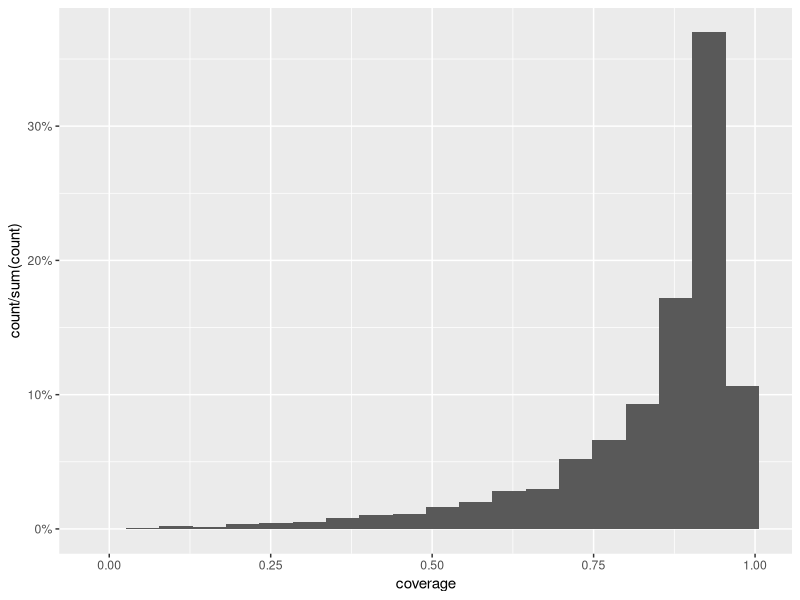

Write R code to recreate this figure.
### Confidence interval and the next estimate -----

### Suppose I calculate an estimate and a 95% confidence interval
###
### What is the probability that my next estimate (from a new sample)
### would be inside the original confidence interval?
###
### The answer is smaller than 95%


library(tidyverse)


### simulate the first sample --

sim_one_est_CI <- function(seed){
  
  set.seed(seed)
  
  one_sample <- rnorm(100, 20, 20)
  
  one_ci <- t.test(one_sample, alternative="two.sided", conf.level=0.95) 
  
  out <- data.frame(estimate=one_ci$estimate[1], lower=one_ci$conf.int[1],
                    upper=one_ci$conf.int[2])
  
  rownames(out) <- NULL
  
  return(out)
}

sim_one_est_CI(1)

# estimate   lower    upper
# 1 22.17775 18.6133 25.74219

orig_ci <- sim_one_est_CI(1)

### simulate 10,000 new samples ---

many_CI <- lapply(2:10001, sim_one_est_CI)

many_CI_df <- bind_rows(many_CI)

head(many_CI_df)

### Out of 10,000 new estimates,
### How many were in the original CI?

many_CI_df %>% 
  mutate(in_orig_CI = between(estimate, orig_ci$lower, orig_ci$upper)) %>% 
  summarize(tot_covered = sum(in_orig_CI),
            tot_estimates = n(),
            coverage = tot_covered / tot_estimates)

### About 75% of new estimates were inside the first 95% confidence interval

### You should rightfully question the results above
### What if I had an "unlucky" confidence interval in my first sample
### We can repeat the experiment by treating each CI as an "original CI"


estimates_10k <- many_CI_df$estimate

many_CI_df$orig_id <- 1:nrow(many_CI_df)

out <- many_CI_df %>% 
  rowwise() %>% 
  mutate(coverage_lst = lst(
    between(estimates_10k[-orig_id], lower, upper)
    ),
    tot_covered = sum(coverage_lst),
    tot_estimates = length(coverage_lst),
    coverage = tot_covered / tot_estimates,
  )

head(out)

quantile(out$coverage, probs=c(0.25, 0.5, 0.75))

# 25%       50%       75% 
# 0.7944794 0.8979898 0.9375938 

mean(out$coverage)

ggplot(out, aes(x=coverage)) + 
  geom_histogram(aes(y = after_stat(count / sum(count))), bins = 20) +
  scale_y_continuous(labels = scales::percent)
